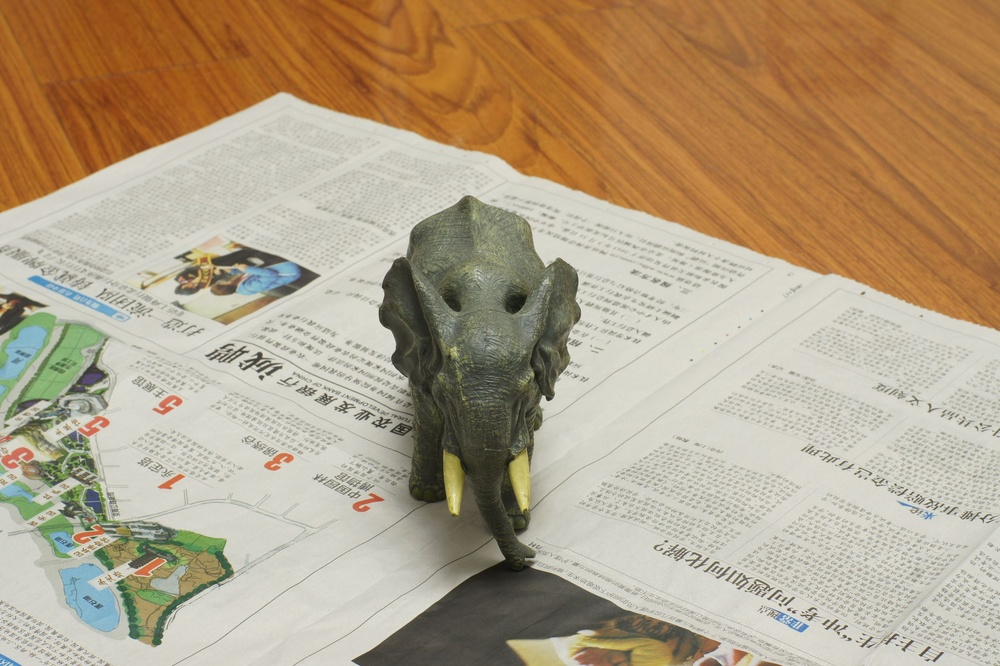
%> input picture Images/elephant/DSC07775.JPG, 1000 x 666 px, shrunk from 2296 x 1528 before the run; its folder holds only this picture in this run
$ octave preprocessing1.m   (GNU Octave 9; MATLAB toolbox functions it lacks are replaced by stand-ins)
%> lines starting %> are read from the running program, lines starting %| are printed output that depends on the picture
input_folder = 'elephant';
output_folder = 'enhanced';

if ~exist(output_folder, 'dir')
    mkdir(output_folder);
end

image_files = dir(fullfile(input_folder, '*.JPG'));

for k = 1:length(image_files)
    filename = image_files(k).name;
    filepath = fullfile(input_folder, filename);

    %  Read and convert to grayscale
    img_color = imread(filepath);
%> img_color is the input picture: size 666x1000x3 uint8; mean R, G, B 177.6, 159.5, 133
    img_gray = im2double(rgb2gray(img_color));
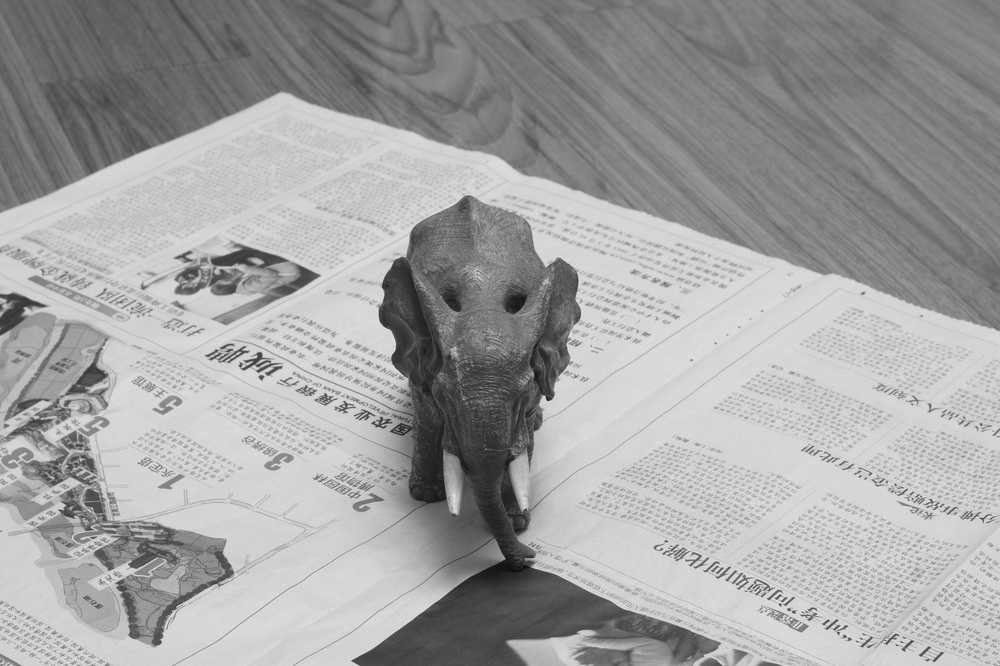
%> img_gray: size 666x1000 double; min 0.0471, max 0.91, mean 0.635

    %  Perform FFT on the grayscale image
    F = fft2(img_gray);            % FFT of the image
    Fshift = fftshift(F);         % Shift zero-frequency component to the center

    [M, N] = size(F);
    [X, Y] = meshgrid(1:N, 1:M);
    cx = N / 2; cy = M / 2;
    D = sqrt((X - cx).^2 + (Y - cy).^2);  % Create frequency distance map

    % Bandpass filter (adjust parameters as needed)
    low_cutoff = 15;  % suppress very low frequencies
    high_cutoff = 85; % suppress very high frequencies
    bandpass_filter = (D > low_cutoff) & (D < high_cutoff);  % Bandpass filter mask

    % Apply bandpass filter
    F_filtered = Fshift .* bandpass_filter;

    %  Inverse FFT to get the enhanced image
    F_ishift = ifftshift(F_filtered);  % Reverse shift
    img_enhanced = real(ifft2(F_ishift));  % Inverse FFT to get the enhanced image
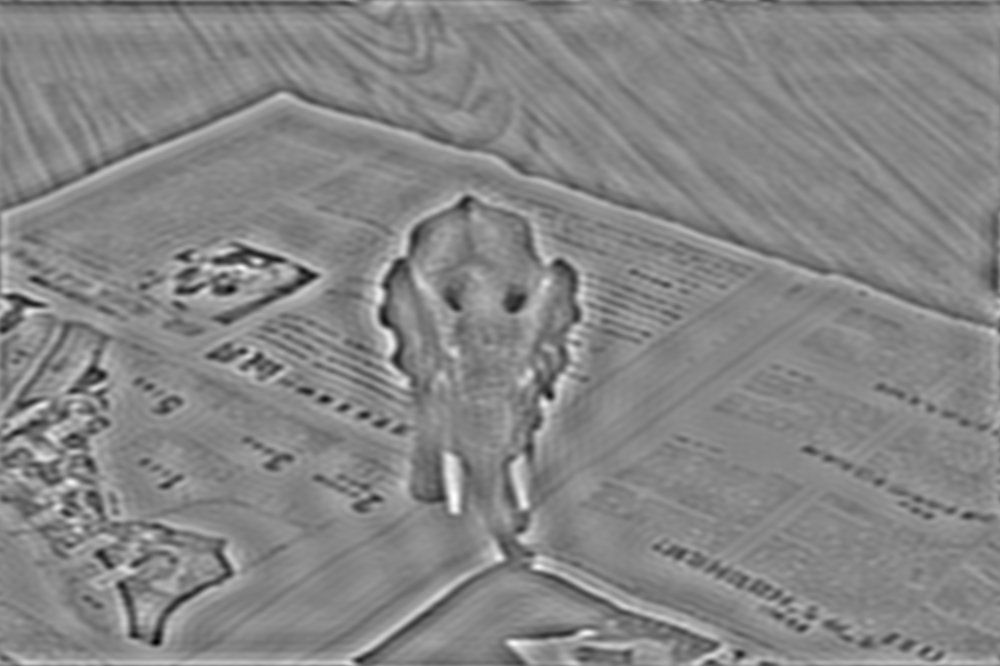
%> img_enhanced: size 666x1000 double; min -0.449, max 0.406, mean 1.49e-19; drawn with min black and max white

    % Normalize to [0, 1] range for the enhanced image
    img_enhanced = img_enhanced - min(img_enhanced(:));
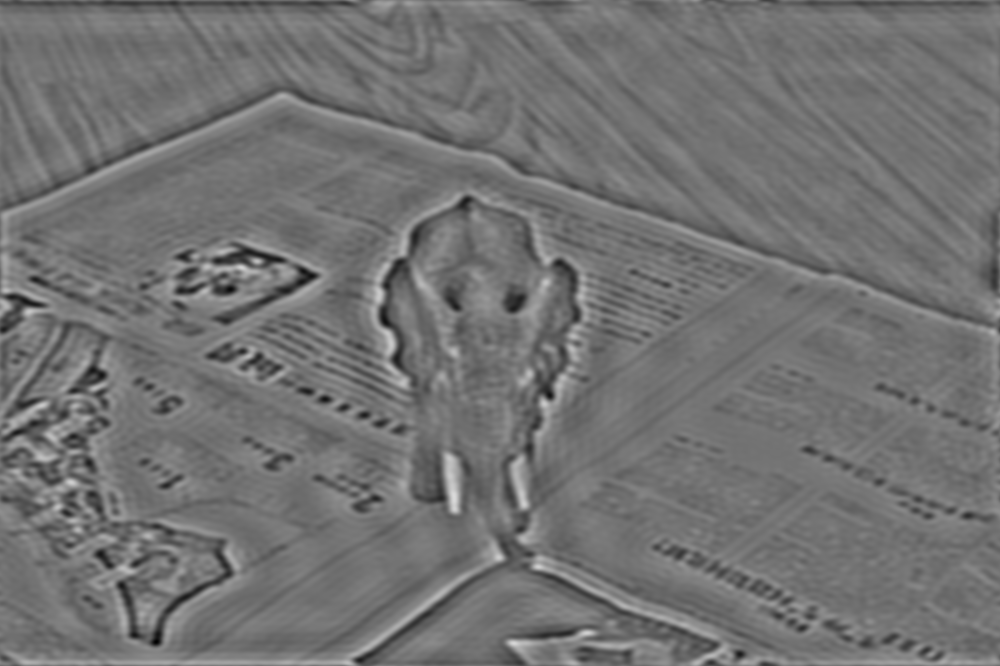
%> img_enhanced: size 666x1000 double; min 0, max 0.855, mean 0.449
    img_enhanced = img_enhanced / max(img_enhanced(:));

    % Save the enhanced image
    output_path = fullfile(output_folder, filename);
    imwrite(img_enhanced, output_path);
    fprintf('Saved: %s\n', output_path);
end

$ run again, on Images/elephant/DSC07779.JPG
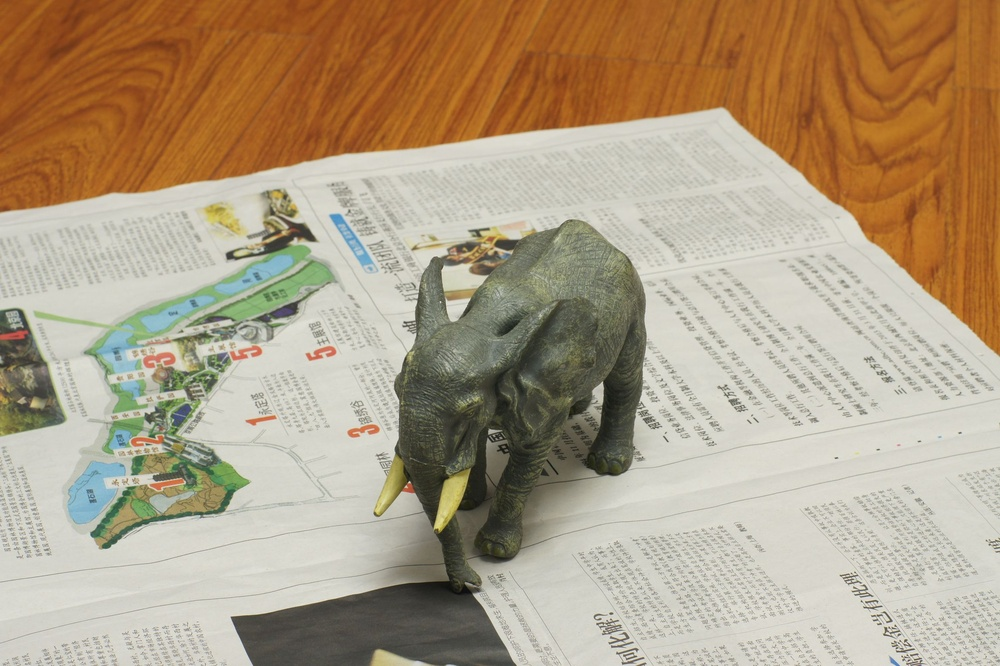
%> input picture Images/elephant/DSC07779.JPG, 1000 x 666 px, shrunk from 2296 x 1528 before the run
%> img_color is the input picture: size 666x1000x3 uint8; mean R, G, B 175.1, 157, 131.5
%> `img_gray = im2double(rgb2gray(img_color));`:
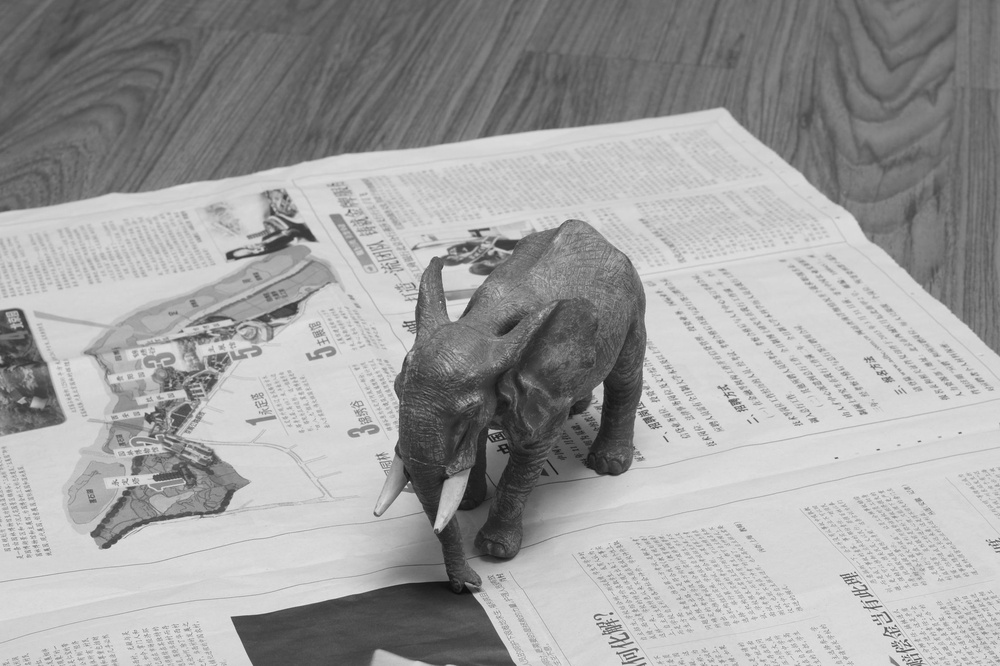
%> img_gray: size 666x1000 double; min 0.051, max 0.925, mean 0.626
%> `img_enhanced = real(ifft2(F_ishift));`:
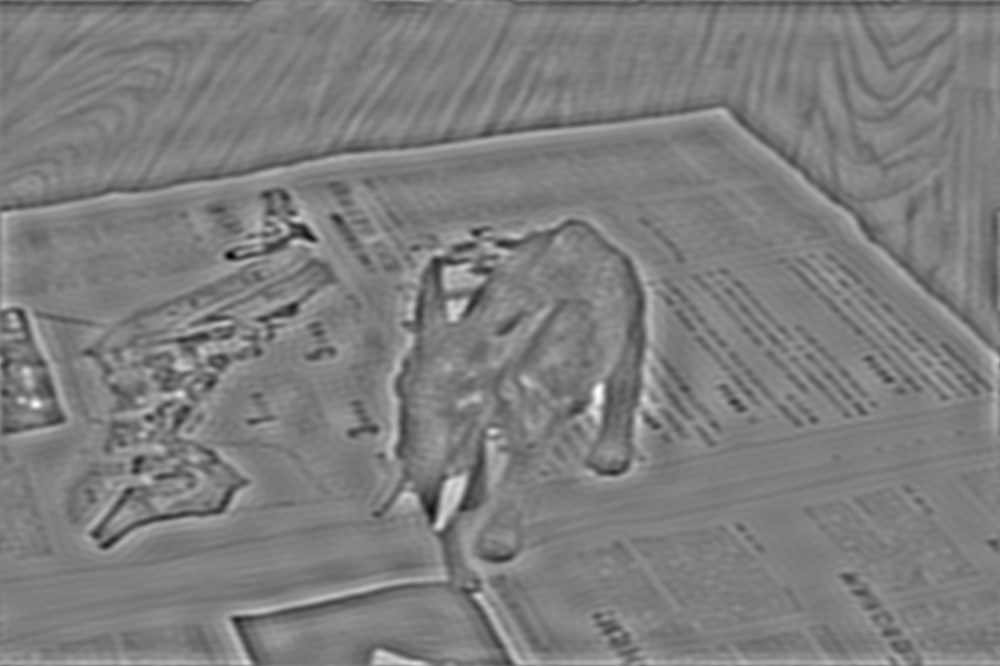
%> img_enhanced: size 666x1000 double; min -0.523, max 0.533, mean 5.12e-19; drawn with min black and max white

$ run again, on Images/elephant/DSC07780.JPG
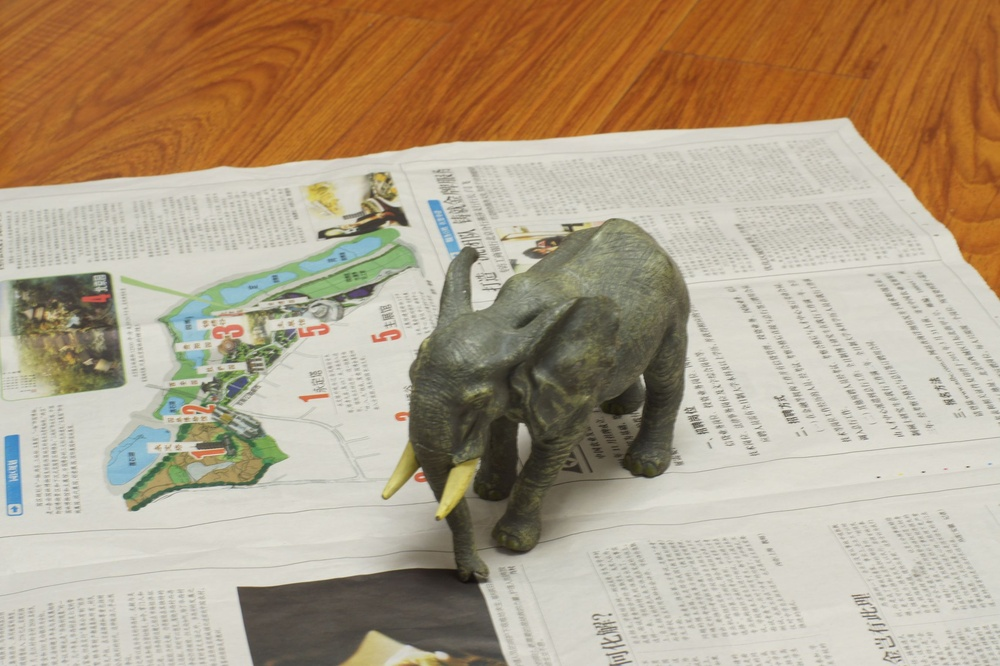
%> input picture Images/elephant/DSC07780.JPG, 1000 x 666 px, shrunk from 2296 x 1528 before the run
%> img_color is the input picture: size 666x1000x3 uint8; mean R, G, B 176.2, 158.6, 134.5
%> `img_gray = im2double(rgb2gray(img_color));`:
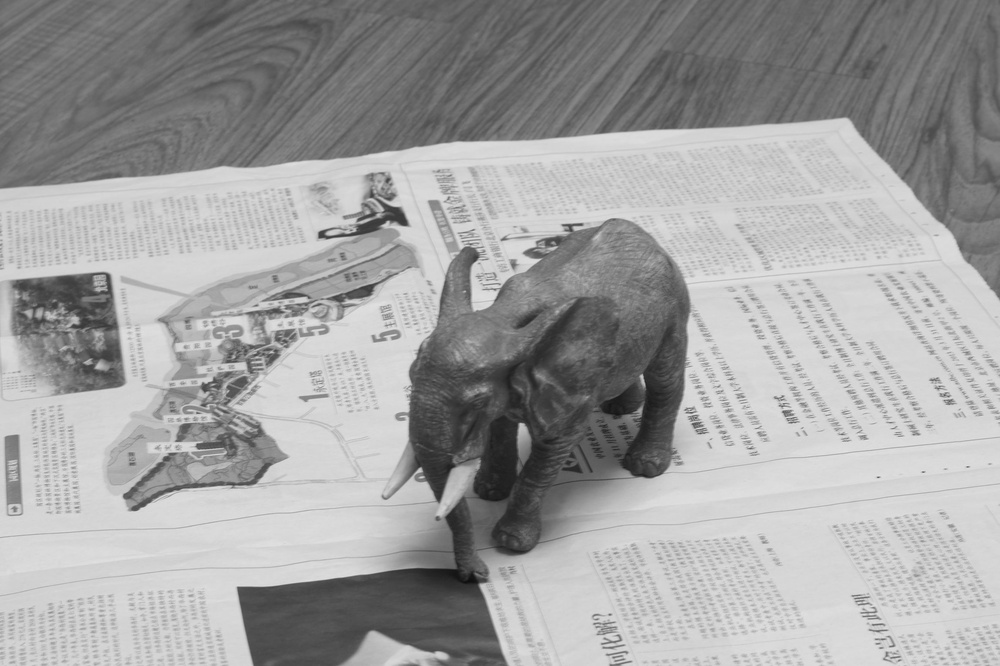
%> img_gray: size 666x1000 double; min 0.051, max 0.906, mean 0.632
%> `img_enhanced = real(ifft2(F_ishift));`:
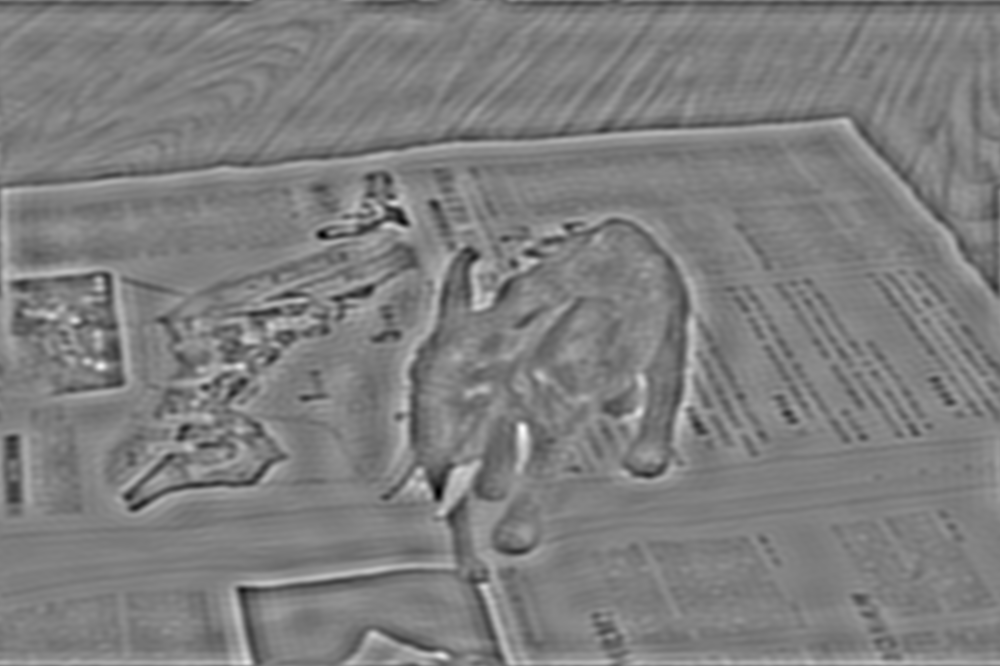
%> img_enhanced: size 666x1000 double; min -0.49, max 0.495, mean -8.54e-20; drawn with min black and max white

$ run again, on Images/elephant/DSC07781.JPG
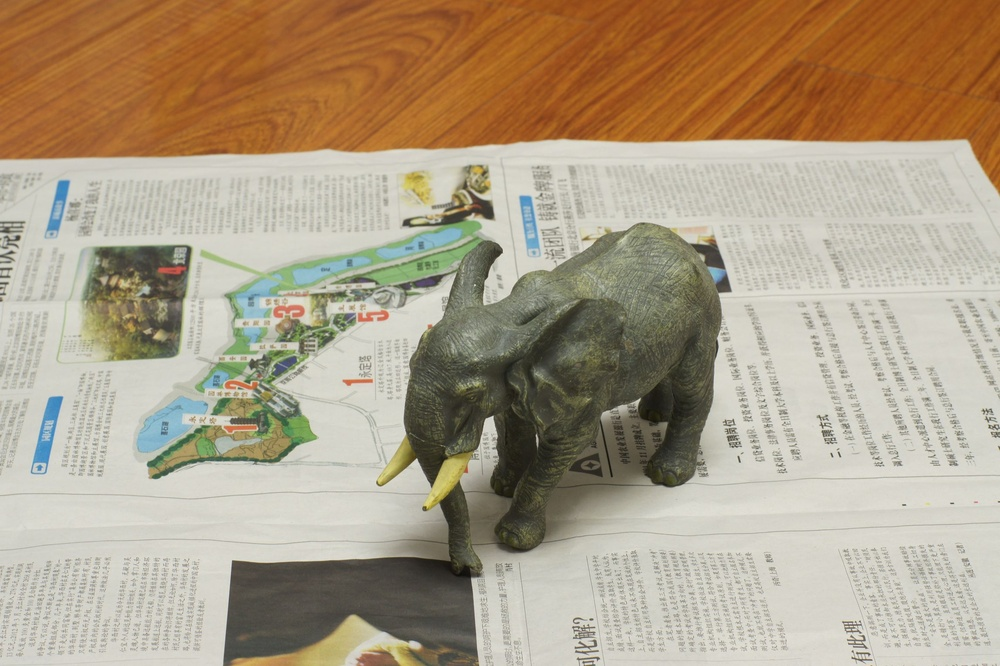
%> input picture Images/elephant/DSC07781.JPG, 1000 x 666 px, shrunk from 2296 x 1528 before the run
%> img_color is the input picture: size 666x1000x3 uint8; mean R, G, B 173.1, 157.7, 134.5
%> `img_gray = im2double(rgb2gray(img_color));`:
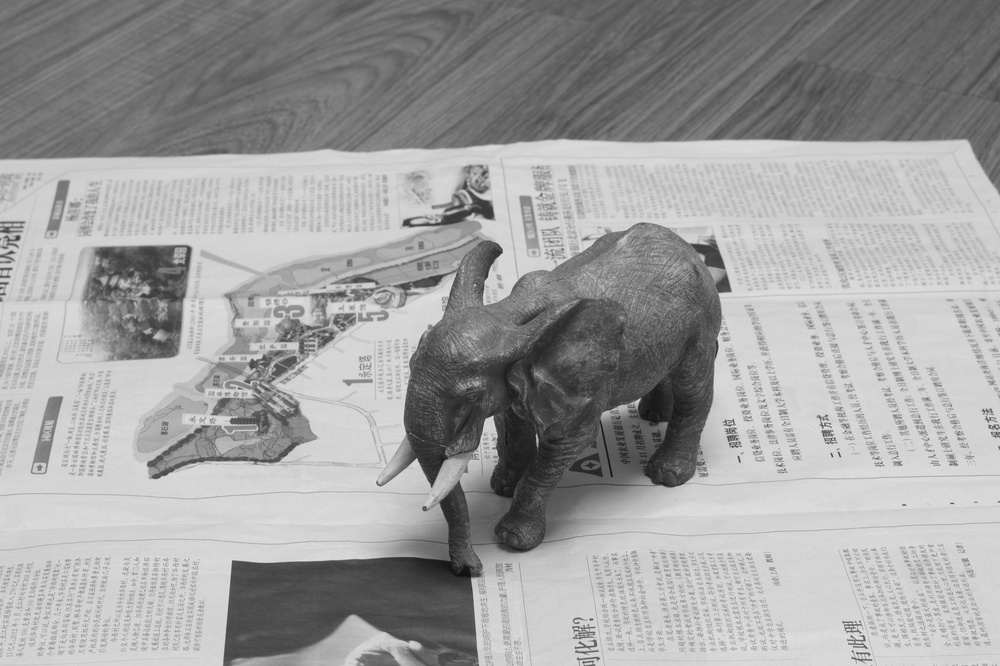
%> img_gray: size 666x1000 double; min 0.0471, max 0.91, mean 0.626
%> `img_enhanced = real(ifft2(F_ishift));`:
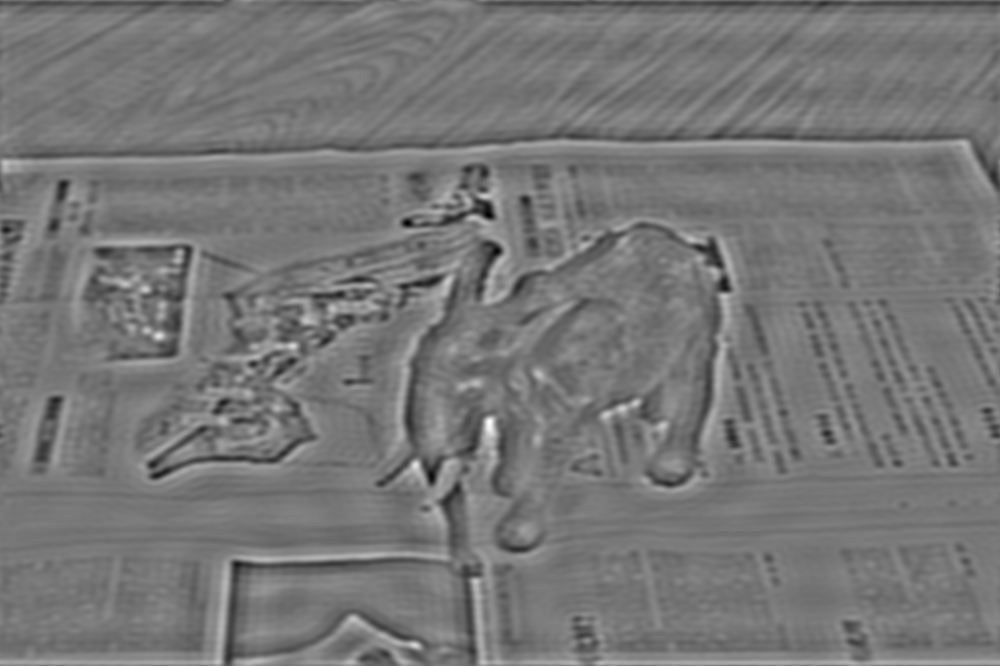
%> img_enhanced: size 666x1000 double; min -0.486, max 0.557, mean 6.83e-19; drawn with min black and max white
